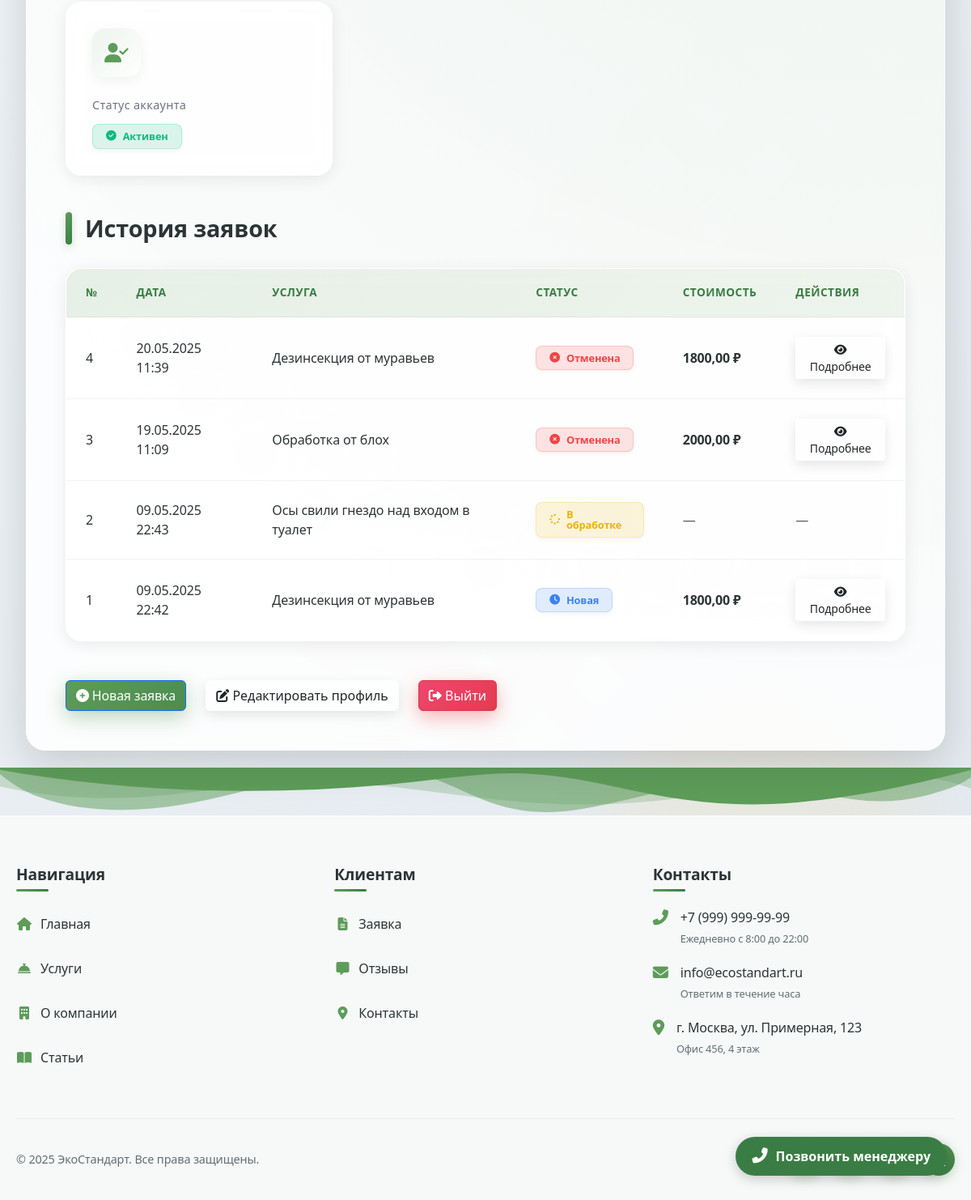
/accounts/profile/ (signed in, lower part), run on an earlier commit of the app's database.
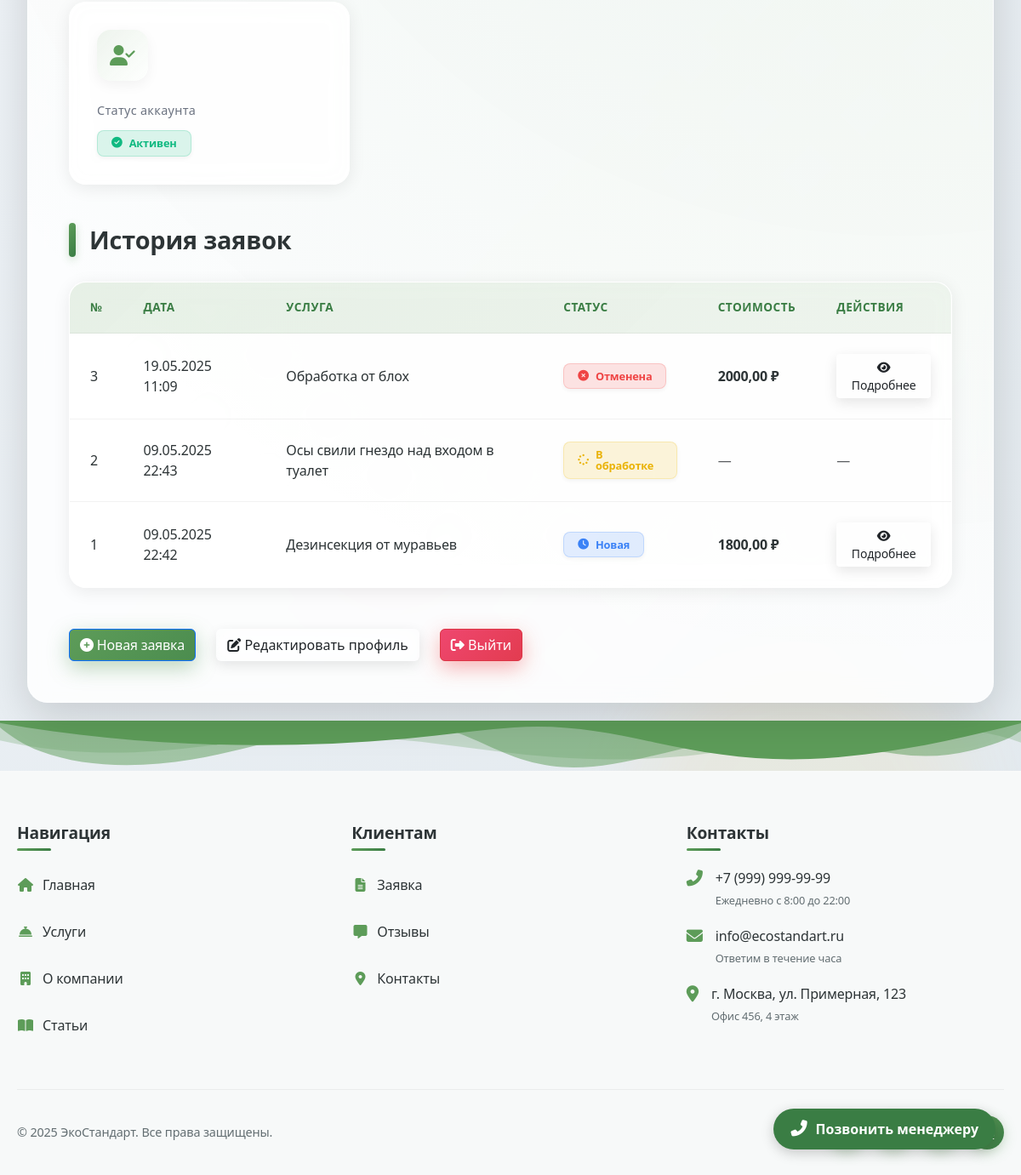
And on a later commit of the database.
### accounts/models.py (models this page shows, shortened)
class ServiceRequest(models.Model):
    user = models.ForeignKey(User, on_delete=models.CASCADE, related_name='requests')
    service = models.ForeignKey('Service', on_delete=models.SET_NULL, null=True, blank=True)
    custom_service = models.CharField(max_length=200, blank=True, null=True)
    problem_description = models.TextField()
    full_name = models.CharField(max_length=100)
    phone = models.CharField(max_length=20)
    address = models.TextField()
    status = models.CharField(max_length=20, choices=RequestStatus.choices, default=RequestStatus.NEW)
    price = models.DecimalField(max_digits=10, decimal_places=2, null=True, blank=True)
    created_at = models.DateTimeField(auto_now_add=True)
    updated_at = models.DateTimeField(auto_now=True)

class Service(models.Model):
    name = models.CharField(max_length=200)
    description = models.TextField()
    price_min = models.DecimalField(max_digits=10, decimal_places=2, verbose_name="Минимальная цена", default=0.00)
    price_max = models.DecimalField(max_digits=10, decimal_places=2, verbose_name="Максимальная цена", default=0.00)
    equipment_image = models.ImageField(upload_to='equipment/', blank=True, null=True)

### accounts/views.py (the view)
# urls.py: path('profile/', views.profile, name='profile'),
@login_required
def profile(request):
    user_requests = ServiceRequest.objects.filter(user=request.user).order_by('-created_at')
    profile_form = UserProfileForm(instance=request.user)
    return render(request, 'accounts/profile.html', {'user_requests': user_requests, 'profile_form': profile_form})

### templates/accounts/profile.html (shortened to what the changed rows need)
{% load static %}
<!DOCTYPE html>
<html lang="ru">
<head>
    <link rel="stylesheet" href="https://cdnjs.cloudflare.com/ajax/libs/font-awesome/6.4.2/css/all.min.css">
    <link href="https://cdn.jsdelivr.net/npm/bootstrap@5.3.3/dist/css/bootstrap.min.css" rel="stylesheet">
</head>
<body>
    {% include 'includes/navbar.html' %}
    <div class="profile-container">
        <div class="profile-content">
            {% if user_requests %}
                <div class="requests-container">
                    <table class="requests-table">
                        <thead>
                            <tr>
                                <th>№</th>
                                <th>Дата</th>
                                <th>Услуга</th>
                                <th>Статус</th>
                                <th>Стоимость</th>
                                <th>Действия</th>
                            </tr>
                        </thead>
                        <tbody>
                            {% for req in user_requests %}
                                <tr>
                                    <td>{{ req.id }}</td>
                                    <td>{{ req.created_at|date:"d.m.Y H:i" }}</td>
                                    <td>
                                        {% if req.service %}
                                            {{ req.service.name }}
                                        {% else %}
                                            {{ req.custom_service }}
                                        {% endif %}
                                    </td>
                                    <td>
                                        <span class="status-badge
                                            {% if req.status == 'new' %}status-new
                                            {% elif req.status == 'in_progress' %}status-in-progress
                                            {% elif req.status == 'completed' %}status-completed
                                            {% else %}status-cancelled{% endif %}">
                                            <i class="fas
                                                {% if req.status == 'new' %}fa-clock
                                                {% elif req.status == 'in_progress' %}fa-spinner fa-pulse
                                                {% elif req.status == 'completed' %}fa-check-circle
                                                {% else %}fa-times-circle{% endif %}"></i>
                                            {{ req.get_status_display }}
                                        </span>
                                    </td>
                                    <td>
                                        {% if req.price %}
                                            <span class="fw-bold">{{ req.price }} ₽</span>
                                        {% else %}
                                            <span class="text-muted">—</span>
                                        {% endif %}
                                    </td>
                                    <td>
                                        {% if req.service %}
                                            <a href="{% url 'service_detail' req.service.id %}" class="btn btn-sm btn-outline">
                                                <i class="fas fa-eye"></i> Подробнее
                                            </a>
                                        {% else %}
                                            <span class="text-muted">—</span>
                                        {% endif %}
                                    </td>
                                </tr>
                            {% endfor %}
                        </tbody>
                    </table>
                </div>
            {% endif %}
        </div>
    </div>
    {% include 'includes/footer.html' %}
</body>
</html>

What changed in the data, as far as the page shows it:
removed ServiceRequest: id "4", created_at "20.05.2025 11:39", service.name "Дезинсекция от муравьев", status "Отменена", price "1800,00", shows "Подробнее"
